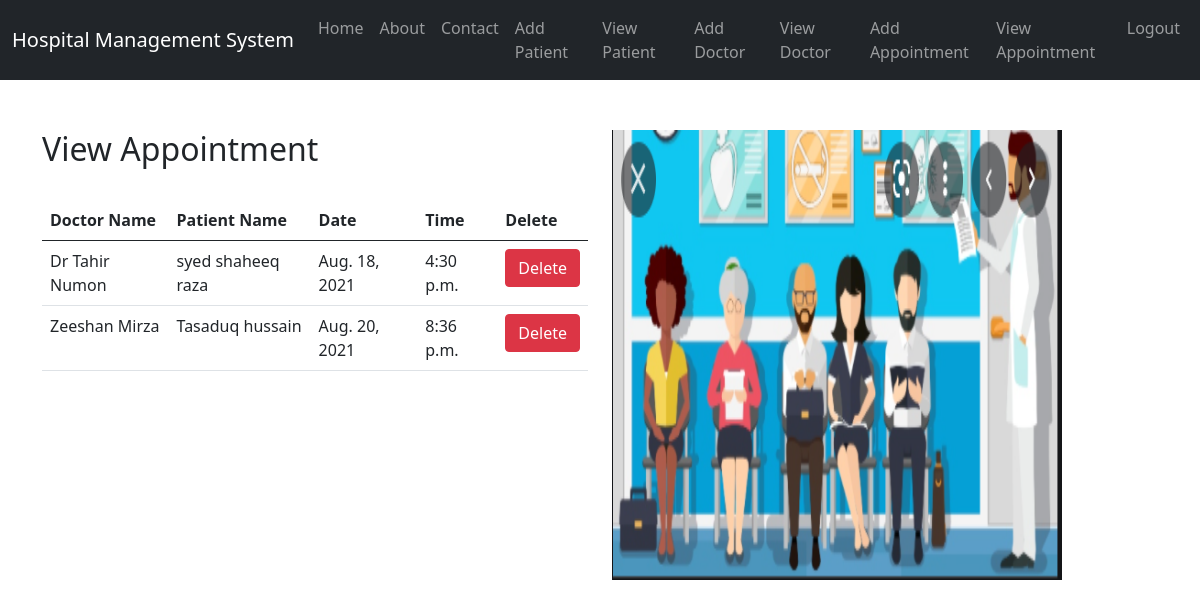
The page /view_appointment/ (signed in) on the database its author committed.
### hospital/models.py (models this page shows, shortened)
class Appointment(models.Model):
    doctor = models.ForeignKey(Doctor, on_delete=models.CASCADE)
    patient = models.ForeignKey(Patient, on_delete=models.CASCADE)
    date1 = models.DateField()
    time1 = models.TimeField()

class Doctor(models.Model):
    name = models.CharField(max_length=100)
    mobile = models.IntegerField()
    special = models.CharField(max_length=100)
    def __str__(self):
        return self.name

class Patient(models.Model):
    name = models.CharField(max_length=100)
    mobile = models.IntegerField(null=True)
    gender = models.CharField(max_length=100)
    address = models.TextField()
    def __str__(self):
        return self.name

### hospital/views.py (the view)
# urls.py: path('view_appointment/', views.view_appointment, name='view_appointment'),
def view_appointment(request):
    if not request.user.is_staff:
        return redirect('login')
    appoint = Appointment.objects.all()
    context = {'appoint':appoint}
    return render(request, 'view_appointment.html', context)

### hospital/templates/view_appointment.html (shortened to what this page needs)
<!DOCTYPE html>
<html lang="en">
<head>
</head>
<body>
{% extends 'navigation.html' %}
{% load static %}
{% block body %}
<div class="container" style="margin-top:50px">
  <div class="row">
    <div class="col-md-6">
    <h2>View Appointment</h2>
  <br>
  <table class="table table-hover">
    <thead>
    <tr>
      <th>Doctor Name</th>
      <th>Patient Name</th>
      <th>Date</th>
        <th>Time</th>
      <th>Delete</th>
    </tr>
    </thead>
    <tbody>
    {% for i in appoint %}
    <tr>
    <td>{{i.doctor}}</td>
    <td>{{i.patient}}</td>
    <td>{{i.date1}}</td>
        <td>{{i.time1}}</td>
      <td><a href="{% url 'delete_appointment' i.id %}" class="btn btn-danger">Delete</a></td>
      </tr>
    {% endfor %}
    </tbody>
  </table>
      </div>
<div class="col-md-6">
  <img src="{% static 'image/ap2.png' %}" height="450px" width="450px">
</div>
    </div>
</div>
{% endblock %}

### rows shown on the page
Appointment: doctor "Dr Tahir Numon", patient "syed shaheeq raza", date1 "Aug. 18, 2021", time1 "4:30 p.m."
Appointment: doctor "Zeeshan Mirza", patient "Tasaduq hussain", date1 "Aug. 20, 2021", time1 "8:36 p.m."
